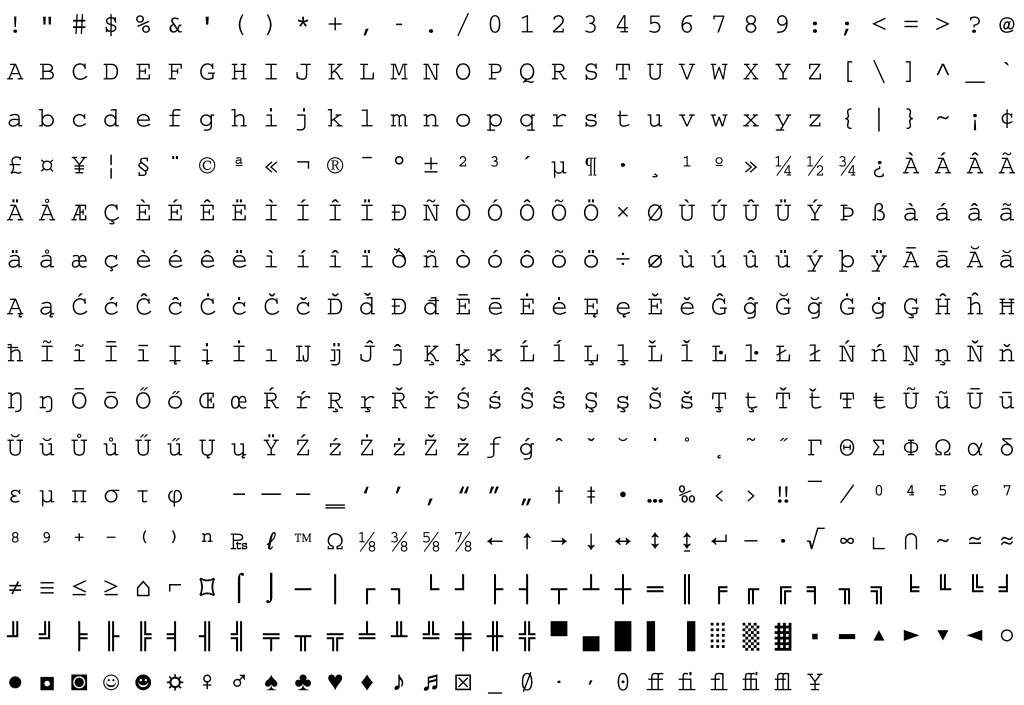
#> input picture char_sprite_2048x1410.png, 2048 x 1410 px (shown at 1/2 size); its folder holds 3 pictures in this run
$ python main.py
#> lines starting #> are read from the running program, lines starting #| are printed output that depends on the picture
import cv2
import sys
import os
import numpy as np
import pdb


CHARACTERS = [
    '!', '"', '#', '$', '%', '&', "'", '(', ')', '*', '+', ',', '-', '.', '/',
    '0', '1', '2', '3', '4', '5', '6', '7', '8', '9', ':', ';', '<', '=', '>',
    '?', '@', 'A', 'B', 'C', 'D', 'E', 'F', 'G', 'H', 'I', 'J', 'K', 'L', 'M',
    'N', 'O', 'P', 'Q', 'R', 'S', 'T', 'U', 'V', 'W', 'X', 'Y', 'Z', '[', '\\',
    ']', '^', '_', '`', 'a', 'b', 'c', 'd', 'e', 'f', 'g', 'h', 'i', 'j', 'k',
    'l', 'm', 'n', 'o', 'p', 'q', 'r', 's', 't', 'u', 'v', 'w', 'x', 'y', 'z',
    '{', '|', '}', '~', ' ',
]


spritesheet = None


# [61 lines left out: functions char_to_img, match_character_to_region, get_character_from_region, get_img_from_args, get_filename_from_args, not called in this run]

def convert_to_grayscale(img):
    return cv2.cvtColor(img, cv2.COLOR_BGR2GRAY)

# [40 lines left out: functions avg_threshold, main, not called in this run]

if __name__ == '__main__':
    spritesheet = cv2.imread('char_sprite_2048x1410.png')
#> spritesheet is the input picture: shape (1410, 2048, 3); min 0, max 255, mean 244
    spritesheet = convert_to_grayscale(spritesheet)
    spritesheet = cv2.bitwise_not(spritesheet)
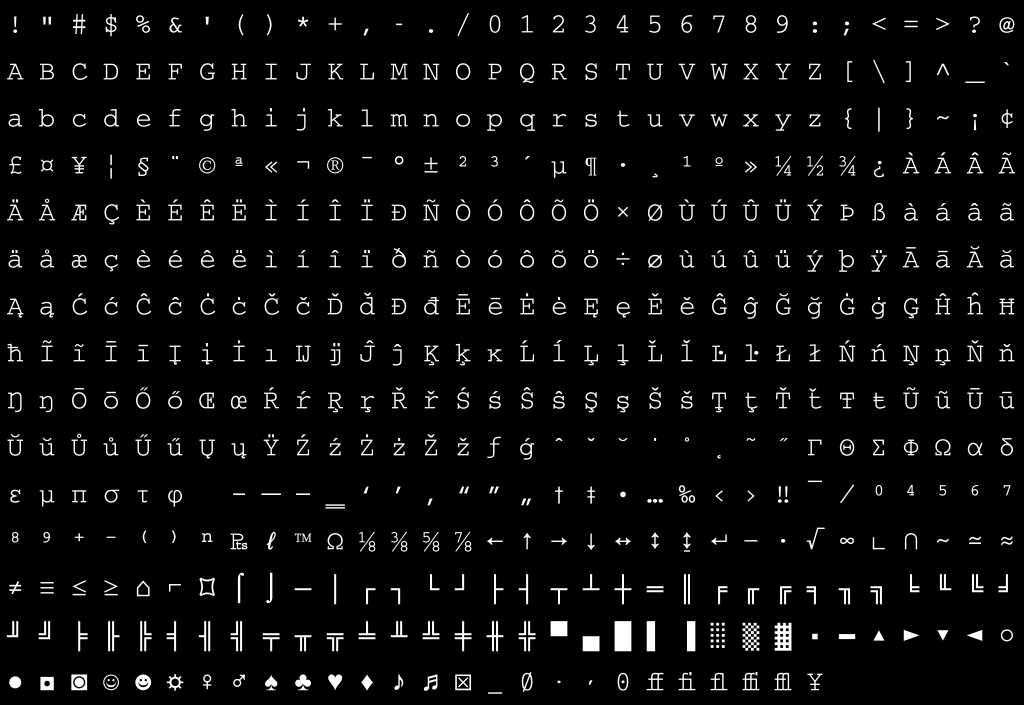
#> spritesheet: shape (1410, 2048) (shown at 1/2 size); min 0, max 255, mean 11
    spritesheet = cv2.blur(spritesheet, (21, 21))
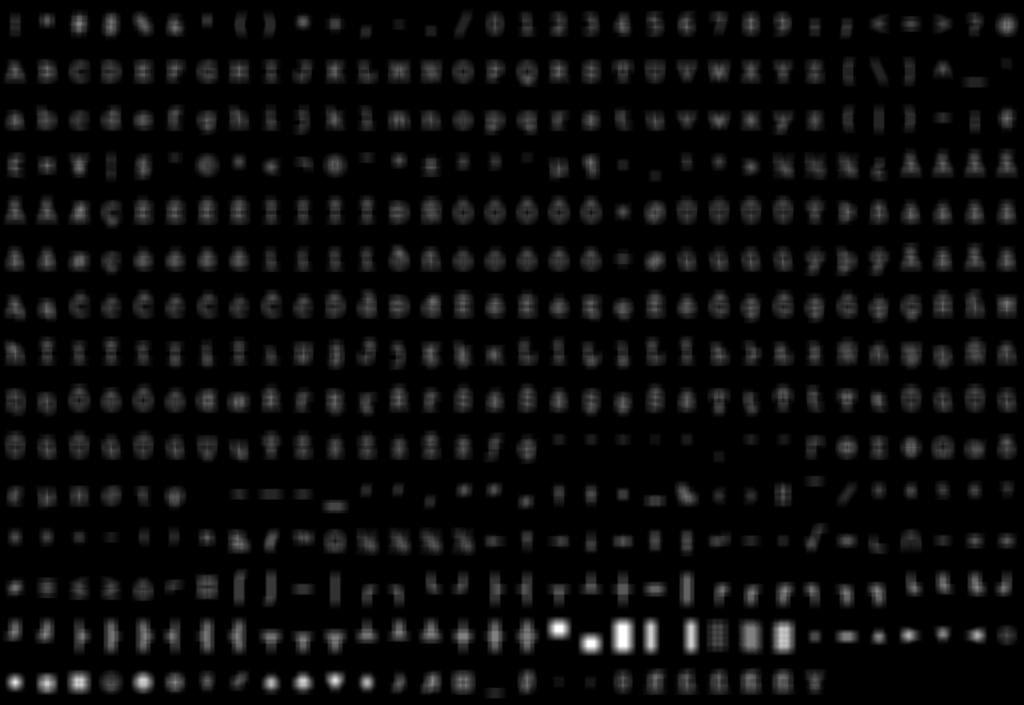
#> spritesheet: shape (1410, 2048) (shown at 1/2 size); min 0, max 255, mean 11

    if len(sys.argv) > 1:
        main(*sys.argv)
